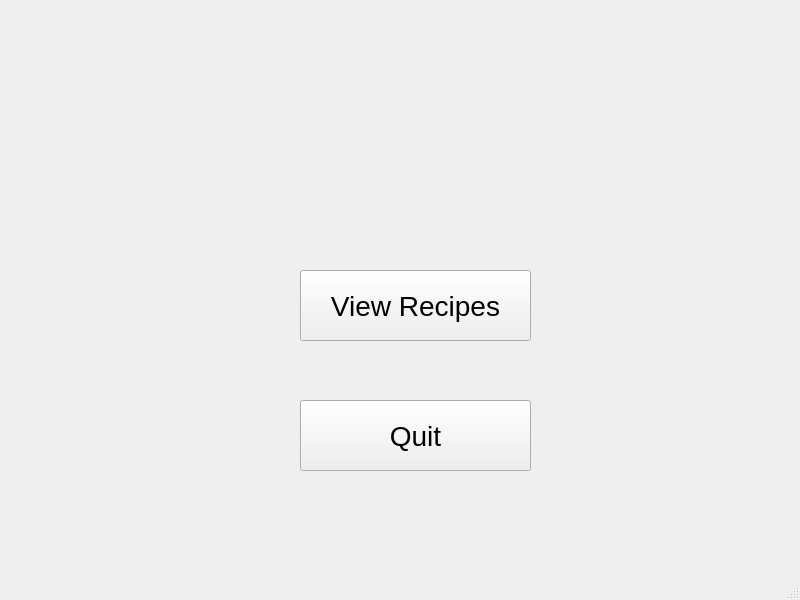
<?xml version="1.0" encoding="UTF-8"?>
<ui version="4.0">
 <class>MainWindow</class>
 <widget class="QMainWindow" name="MainWindow">
  <property name="enabled">
   <bool>true</bool>
  </property>
  <property name="geometry">
   <rect>
    <x>0</x>
    <y>0</y>
    <width>800</width>
    <height>600</height>
   </rect>
  </property>
  <property name="windowTitle">
   <string>Valheim Menu</string>
  </property>
  <widget class="QWidget" name="centralwidget">
   <property name="enabled">
    <bool>true</bool>
   </property>
   <widget class="QLabel" name="label">
    <property name="enabled">
     <bool>true</bool>
    </property>
    <property name="geometry">
     <rect>
      <x>-20</x>
      <y>0</y>
      <width>831</width>
      <height>561</height>
     </rect>
    </property>
    <property name="text">
     <string/>
    </property>
    <property name="pixmap">
     <pixmap resource="Resources/images.qrc">:/icons/background.jpg</pixmap>
    </property>
    <property name="scaledContents">
     <bool>true</bool>
    </property>
   </widget>
   <widget class="QPushButton" name="pushButton">
    <property name="enabled">
     <bool>true</bool>
    </property>
    <property name="geometry">
     <rect>
      <x>300</x>
      <y>270</y>
      <width>231</width>
      <height>71</height>
     </rect>
    </property>
    <property name="font">
     <font>
      <family>Tahoma</family>
      <pointsize>21</pointsize>
     </font>
    </property>
    <property name="text">
     <string>View Recipes</string>
    </property>
   </widget>
   <widget class="QPushButton" name="pushButton_2">
    <property name="geometry">
     <rect>
      <x>300</x>
      <y>400</y>
      <width>231</width>
      <height>71</height>
     </rect>
    </property>
    <property name="font">
     <font>
      <family>Tahoma</family>
      <pointsize>21</pointsize>
     </font>
    </property>
    <property name="text">
     <string>Quit</string>
    </property>
   </widget>
  </widget>
  <widget class="QMenuBar" name="menubar">
   <property name="geometry">
    <rect>
     <x>0</x>
     <y>0</y>
     <width>800</width>
     <height>25</height>
    </rect>
   </property>
  </widget>
  <widget class="QStatusBar" name="statusbar"/>
 </widget>
 <resources>
  <include location="Resources/images.qrc"/>
 </resources>
 <connections/>
</ui>
